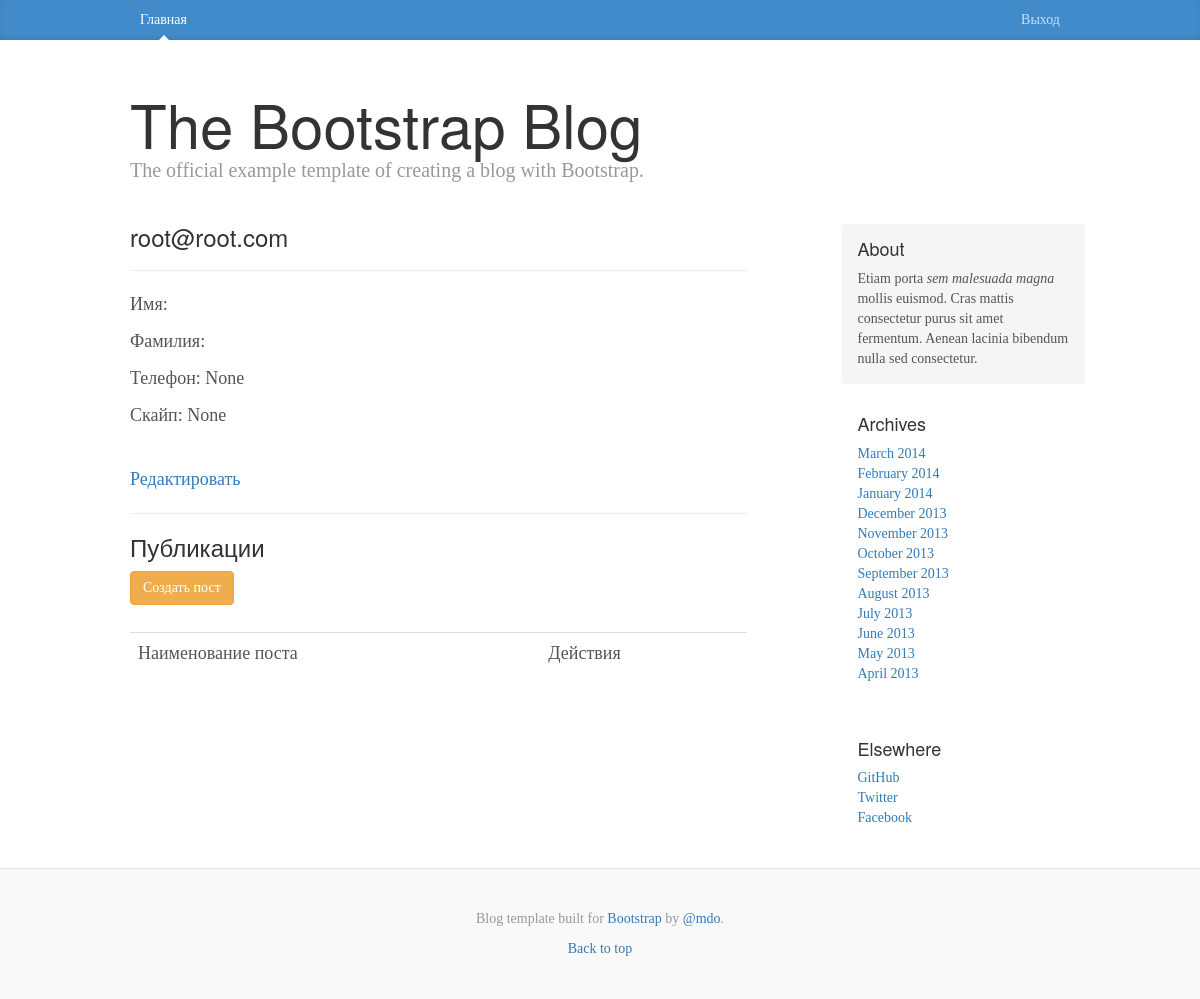
Before: /account/ (signed in) with the older database file.
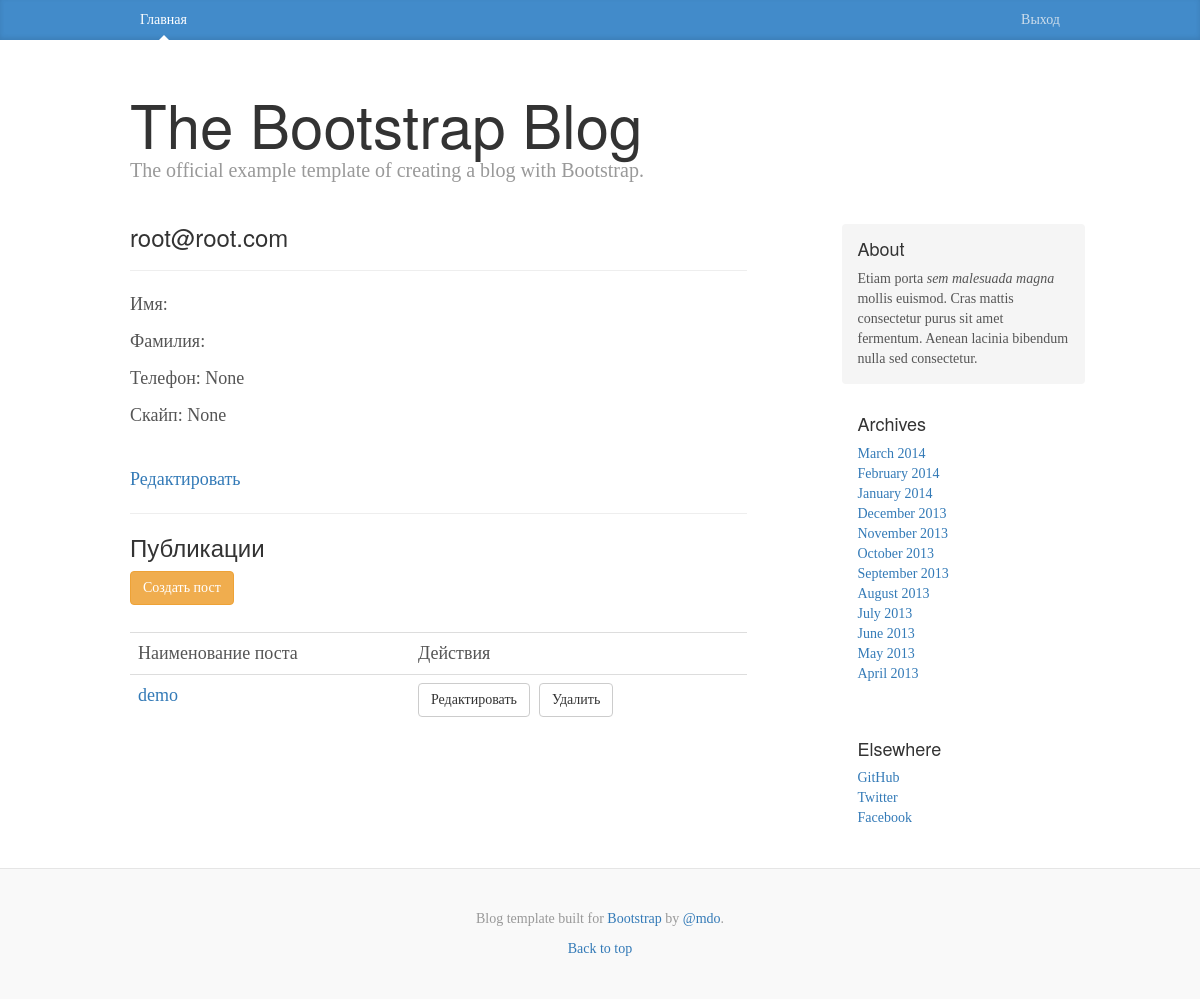
After: the same page with the newer database file.
### website/models.py (models this page shows, shortened)
class Post(models.Model):
    owner = models.ForeignKey(settings.AUTH_USER_MODEL)
    slug = models.SlugField(blank=True, unique=True)
    title = models.TextField()
    pub_date = models.DateField(default=timezone.now)
    short_desc = models.TextField()
    description = models.TextField()
    objects = models.Manager()
    custom_objects = CustomManager()

### website/views/views_account.py (the view)
# urls.py: url(r'^account/$', views.account, name='account'),
@login_required(login_url='/')
def account(request):
    posts = Post.objects.filter(owner=request.user)
    return render(request, "website/account.html",{'posts':posts})

### website/templates/website/account.html (shortened to what this page needs)
{% extends 'website/common/layout.html' %}
{% load bootstrap %}
{% block post_content %}
<h3>{{request.user.email}}</h3>
<hr/>
<p>Имя: {{request.user.first_name}}</p>
<p>Фамилия: {{request.user.last_name}}</p>
<p>Телефон: {{request.user.phone}}</p>
<p>Скайп: {{request.user.skype}}</p>
<br>
<a href="{% url 'account_edit' %}">Редактировать</a>
<hr/>
<h3>Публикации</h3>
<a href="{% url 'account_post_create' %}" class='btn btn-warning'>Создать пост</a>
<br/><br/>
  <table class='table'>
    <tr>
      <td>Наименование поста</td>
      <td>Действия</td>
    </tr>
      {% for p in posts %}
      <tr>
        <td><a href="{% url 'post' p.slug %}">{{p.title}}</a></td>
        <td><a href="" class="btn btn-default">Редактировать</a>&nbsp;
        <a href="" class="btn btn-default">Удалить</a></td>
      </tr>
      {% endfor %}
  </table>
{% endblock %}

Changed rows visible on the page:
added Post: title "demo"
